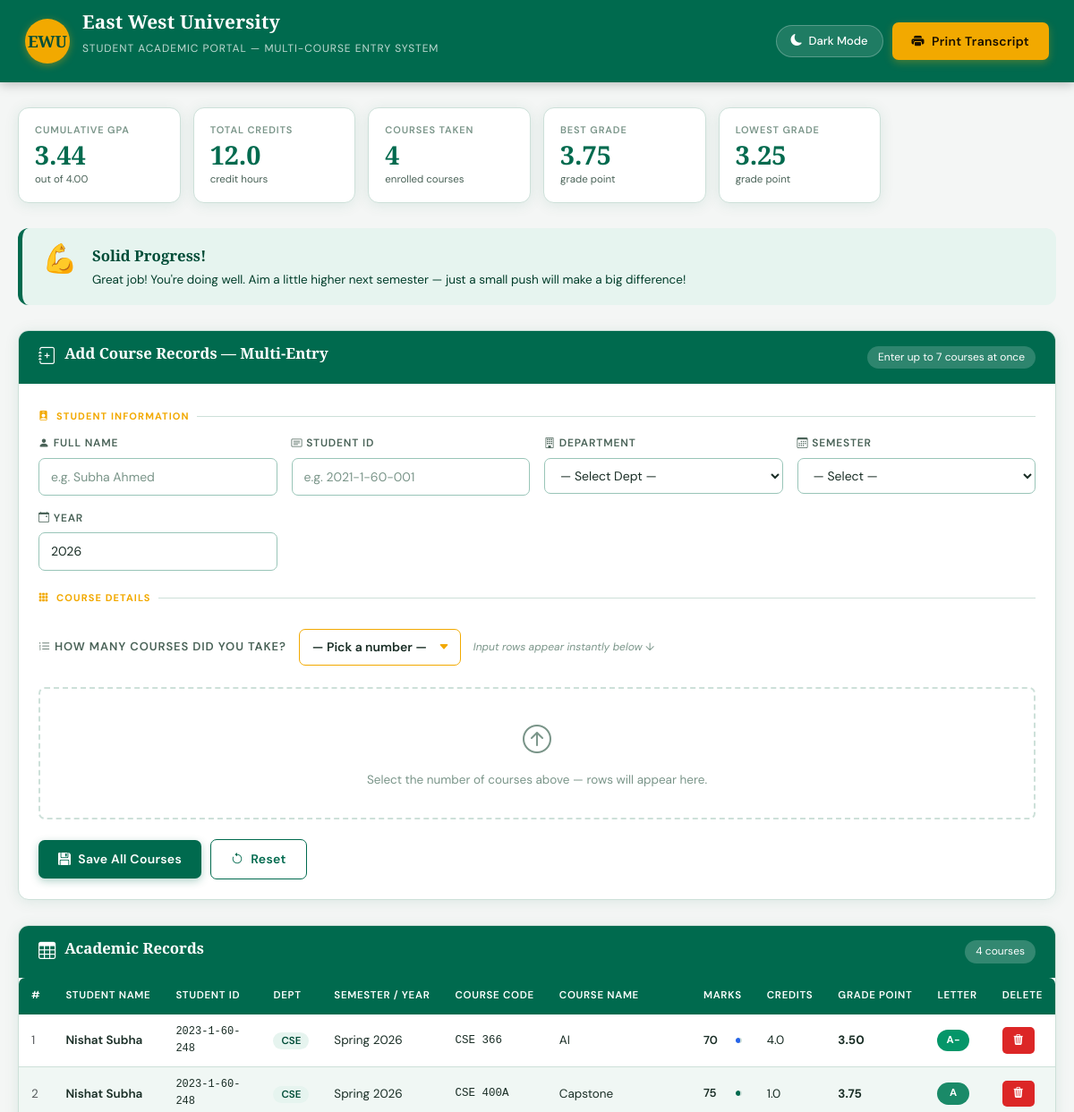
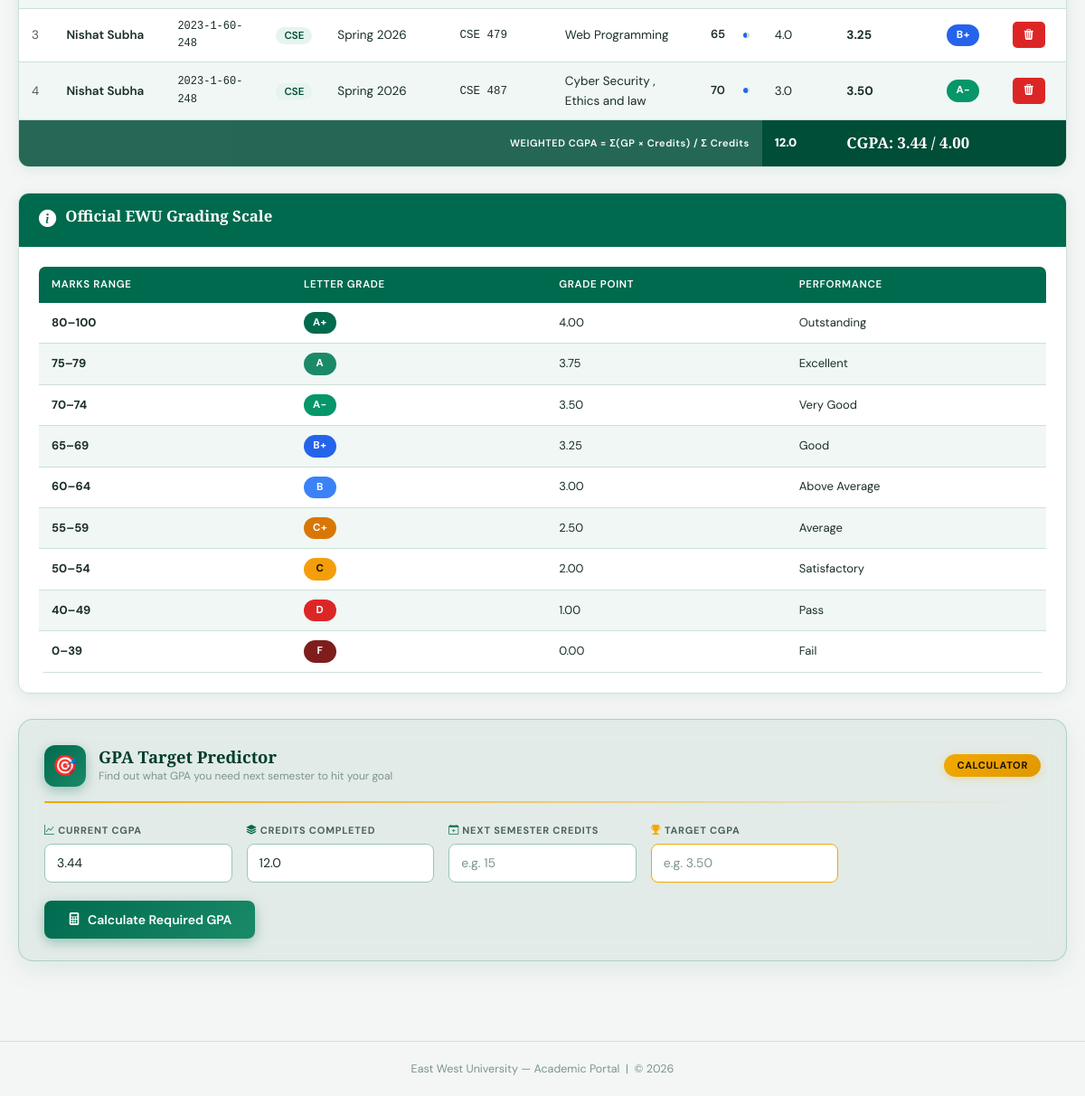
The page / on the database its author committed (2 pictures, top to bottom).
### tables this page shows
CREATE TABLE `academic_records` (
  `id` int(11) NOT NULL,
  `name` varchar(120) NOT NULL,
  `student_id` varchar(20) NOT NULL,
  `dept` varchar(50) NOT NULL,
  `semester` varchar(10) NOT NULL,
  `year` year(4) NOT NULL,
  `course_code` varchar(20) NOT NULL,
  `course_name` varchar(120) NOT NULL,
  `marks` int(11) NOT NULL,
  `credits` float NOT NULL,
  `grade_point` float NOT NULL,
  `letter_grade` varchar(3) NOT NULL,
  `created_at` timestamp NOT NULL DEFAULT current_timestamp()
);

### index.php (the view, shortened to what the rows shown need)
<?php
require_once 'db.php';
$all_query  = "SELECT * FROM academic_records ORDER BY id DESC";
$all_result = mysqli_query($conn, $all_query);
$records    = [];
while ($row = mysqli_fetch_assoc($all_result)) {
    $records[] = $row;
}
$total_courses   = count($records);
$highest_gp      = 0;
$lowest_gp       = PHP_INT_MAX;
foreach ($records as $rec) {
    if ($rec['grade_point'] > $highest_gp) $highest_gp = $rec['grade_point'];
    if ($rec['grade_point'] < $lowest_gp)  $lowest_gp  = $rec['grade_point'];
}
function grade_badge_class($letter) {
    $map = [
        'A+' => 'badge-Aplus',  'A'  => 'badge-A',
        'A-' => 'badge-Aminus', 'B+' => 'badge-Bplus',
        'B'  => 'badge-B',      'C+' => 'badge-Cplus',
        'C'  => 'badge-C',      'D'  => 'badge-D',
        'F'  => 'badge-F',
    ];
    return $map[$letter] ?? 'badge-D';
}
function marks_bar_class($marks) {
    if ($marks >= 75) return 'high';
    if ($marks >= 60) return 'good';
    return 'low';
}
?>
<!DOCTYPE html>
<html lang="en" data-theme="light">
<head>
  <link rel="stylesheet"
    href="https://cdn.jsdelivr.net/npm/bootstrap@5.3.3/dist/css/bootstrap.min.css">
  <link rel="stylesheet"
    href="https://cdn.jsdelivr.net/npm/bootstrap-icons@1.11.3/font/bootstrap-icons.min.css">
  <link rel="stylesheet" href="style.css">
</head>
<body>
<header class="ewu-header no-print">
  <div class="header-inner">
    <div class="ewu-logo-area">
      <div class="ewu-title-block">
        <h1>East West University</h1>
      </div>
    </div>
  </div>
</header>
<div class="portal-wrapper">
  <div class="analytics-bar">
    <div class="stat-card">
      <div class="stat-label">Best Grade</div>
      <div class="stat-value">
        <?= $total_courses > 0 ? number_format($highest_gp, 2) : '—' ?>
      </div>
      <div class="stat-sub">grade point</div>
    </div>
    <div class="stat-card">
      <div class="stat-label">Lowest Grade</div>
      <div class="stat-value">
        <?= $total_courses > 0 ? number_format($lowest_gp, 2) : '—' ?>
      </div>
      <div class="stat-sub">grade point</div>
    </div>
  </div>
  <div class="card-panel no-print">
    <div class="card-panel-header">
      <h2>Add Course Records — Multi-Entry</h2>
    </div>
  </div>
  <div class="card-panel">
    <div class="card-panel-header">
      <h2>Academic Records</h2>
    </div>
    <div class="card-panel-body" style="padding:0;">
      <?php if (empty($records)): ?>
      <div class="empty-state">
        <div class="empty-icon">📋</div>
        <p>No records yet. Add your first courses using the form above!</p>
      </div>
      <?php else: ?>
      <div class="table-responsive">
        <table class="records-table">
          <thead>
            <tr>
              <th>#</th>
              <th>Student Name</th>
              <th>Student ID</th>
              <th>Dept</th>
              <th>Semester / Year</th>
              <th>Course Code</th>
              <th>Course Name</th>
              <th>Marks</th>
              <th>Credits</th>
              <th>Grade Point</th>
              <th>Letter</th>
              <th class="no-print">Delete</th>
            </tr>
          </thead>
          <tbody>
            <?php
            $serial = 1;
            foreach ($records as $rec):
              $bar_class = marks_bar_class((int)$rec['marks']);
              $badge     = grade_badge_class($rec['letter_grade']);
              $pct       = (int)$rec['marks'];
            ?>
            <tr>
              <td class="text-muted"><?= $serial++ ?></td>
              <td class="fw-600"><?= htmlspecialchars($rec['name']) ?></td>
              <td style="font-size:12px; font-family:monospace;">
                <?= htmlspecialchars($rec['student_id']) ?>
              </td>
              <td>
                <span style="background:var(--ewu-green-light);
                             color:var(--ewu-green-dark);
                             padding:2px 9px; border-radius:50px;
                             font-size:11.5px; font-weight:600;">
                  <?= htmlspecialchars($rec['dept']) ?>
                </span>
              </td>
              <td>
                <?= htmlspecialchars($rec['semester']) ?>
                <?= (int)$rec['year'] ?>
              </td>
              <td style="font-family:monospace; font-size:12.5px;">
                <?= htmlspecialchars($rec['course_code']) ?>
              </td>
              <td><?= htmlspecialchars($rec['course_name']) ?></td>
              <td>
                <div class="marks-bar-wrap">
                  <span class="marks-num"><?= $pct ?></span>
                  <div class="marks-bar">
                    <div class="marks-bar-fill <?= $bar_class ?>"
                         style="width:<?= $pct ?>%"></div>
                  </div>
                </div>
              </td>
              <td><?= number_format((float)$rec['credits'], 1) ?></td>
              <td><strong><?= number_format((float)$rec['grade_point'], 2) ?></strong></td>
              <td>
                <span class="grade-badge <?= $badge ?>">
                  <?= htmlspecialchars($rec['letter_grade']) ?>
                </span>
              </td>
              <td class="no-print">
                <a href="delete.php?id=<?= (int)$rec['id'] ?>"
                   class="btn-ewu btn-danger"
                   onclick="return confirm('Delete <?= addslashes(htmlspecialchars($rec['course_code'])) ?>?')">
                  <i class="bi bi-trash3-fill"></i>
                </a>
              </td>
            </tr>
            <?php endforeach; ?>
          </tbody>
        </table>
      </div>
      <?php endif; ?>
    </div>
  </div>
  <div class="card-panel">
    <div class="card-panel-header">
      <h2>Official EWU Grading Scale</h2>
    </div>
    <div class="card-panel-body">
      <div class="table-responsive">
        <table class="records-table" style="font-size:13px;">
          <thead>
            <tr>
              <th>Marks Range</th>
              <th>Letter Grade</th>
              <th>Grade Point</th>
              <th>Performance</th>
            </tr>
          </thead>
        </table>
      </div>
    </div>
  </div>
</div>
</body>
</html>

### rows shown on the page
academic_records: grade_point "3.75", name "Nishat Subha", student "2023-1-60-248", dept "CSE", semester "Spring", year "2026", course_code "CSE 400A", course_name "Capstone", marks "75", credits "1.0", letter_grade "A"
academic_records: grade_point "3.25", name "Nishat Subha", student "2023-1-60-248", dept "CSE", semester "Spring", year "2026", course_code "CSE 479", course_name "Web Programming", marks "65", credits "4.0", letter_grade "B+"
academic_records: name "Nishat Subha", student "2023-1-60-248", dept "CSE", semester "Spring", year "2026", course_code "CSE 366", course_name "AI", marks "70", credits "4.0", grade_point "3.50", letter_grade "A-"
academic_records: name "Nishat Subha", student "2023-1-60-248", dept "CSE", semester "Spring", year "2026", course_code "CSE 487", course_name "Cyber Security , Ethics and law", marks "70", credits "3.0", grade_point "3.50", letter_grade "A-"

### other values the page prints
$cgpa "3.44"
$total_credits "12.0"
$total_courses "4"
$mot_icon "💪"
$mot_title "Solid Progress!"
$mot_text "Great job! You're doing well. Aim a little higher next semester — just a small push will make a big difference!"
$s[0] "80–100"
$s[1] "A+"
$s[2] "4.00"
$s[3] "Outstanding"
$s[0] "75–79"
$s[1] "A"
$s[2] "3.75"
$s[3] "Excellent"
$s[0] "70–74"
